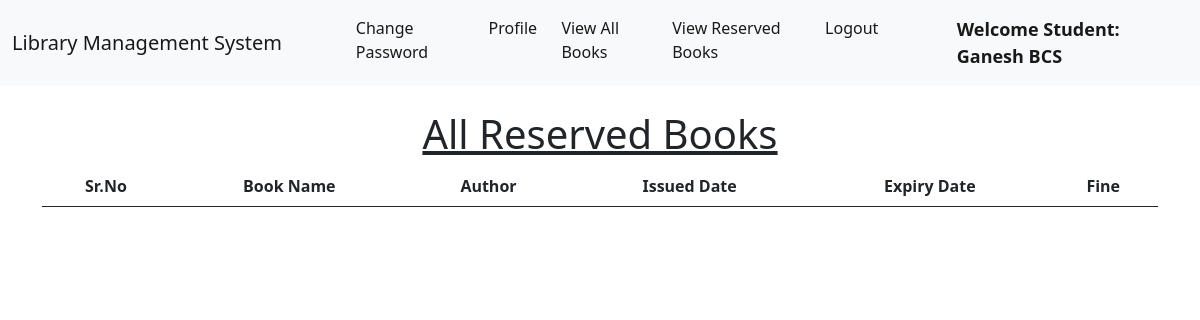
Page /student_issued_books/ (signed in) on the earlier database version.
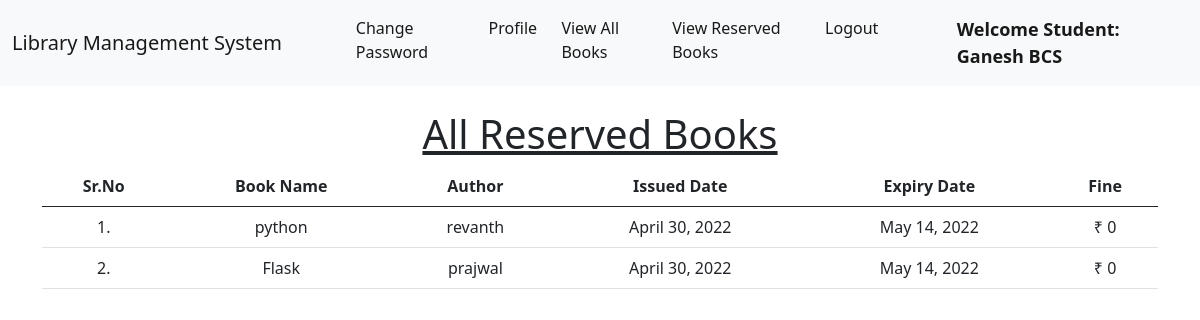
Same page on the later database version.
### base/models.py (models this page shows, shortened)
class Book(models.Model):
    name = models.CharField(max_length=200)
    author = models.CharField(max_length=200)
    book_id = models.PositiveIntegerField()
    category = models.CharField(max_length=50)
    availability = models.IntegerField(default=0)

class IssuedBook(models.Model):
    student_id = models.CharField(max_length=100, blank=True)
    book_id = models.CharField(max_length=13)
    issued_date = models.DateField(auto_now=True)
    expiry_date = models.DateField(default=expiry)

### base/views.py (the view)
# urls.py: path("student_issued_books/", views.student_issued_books, name="student_issued_books"),
@login_required(login_url = '/student_login')
def student_issued_books(request):
    student = Student.objects.filter(user_id=request.user.id).first()
    issuedBooks = IssuedBook.objects.filter(student_id=student.user_id)
    li1 = []
    li2 = []
    for i in issuedBooks:
        books = Book.objects.filter(book_id=i.book_id)
        for book in books:
            days=(date.today()-i.issued_date)
            d=days.days
            fine=0
            if d>15:
                day=d-14
                fine=day*5
            t=(book.name, book.author, issuedBooks[0].issued_date, issuedBooks[0].expiry_date, fine)
            li1.append(t)
    return render(request,'student_issued_books.html',{'li1':li1})

### base/templates/student_issued_books.html (shortened to what this page needs)
{% extends 'student_navbar.html' %}
{% load static %}
{% block body %}
<div class="container mt-4">
    <h1 class="text-center"><u>All Reserved Books</u></h1>
    <table class="table table-hover" id="example">
        <thead>
            <tr class="text-center">
                <th>Sr.No</th>
                <th>Book Name</th>
                <th>Author</th>
                <th>Issued Date</th>
                <th>Expiry Date</th>
                <th>Fine</th>
            </tr>
        </thead>
        <tbody>
            {% for i in li1 %}
            <tr class="text-center">
                <td>{{forloop.counter}}.</td>
                <td>{{i.0}}</td>
                <td>{{i.1}}</td>
                <td>{{i.2}}</td>
                <td>{{i.3}}</td>
                <td>₹ {{i.4}}</td>
            </tr>
            {% endfor %}
        </tbody>
    </table>
    </div>
{% endblock %}

Differences in the rows shown:
now on this page (row edited): Book: name "python", author "revanth"
added IssuedBook: issued_date "April 30, 2022" "April 30, 2022", expiry_date "May 14, 2022" "May 14, 2022"
now on this page (row edited): Book: name "Flask", author "prajwal"
Other differences:
new list line: "1 . ₹ 0"
new list line: "2 . ₹ 0"
